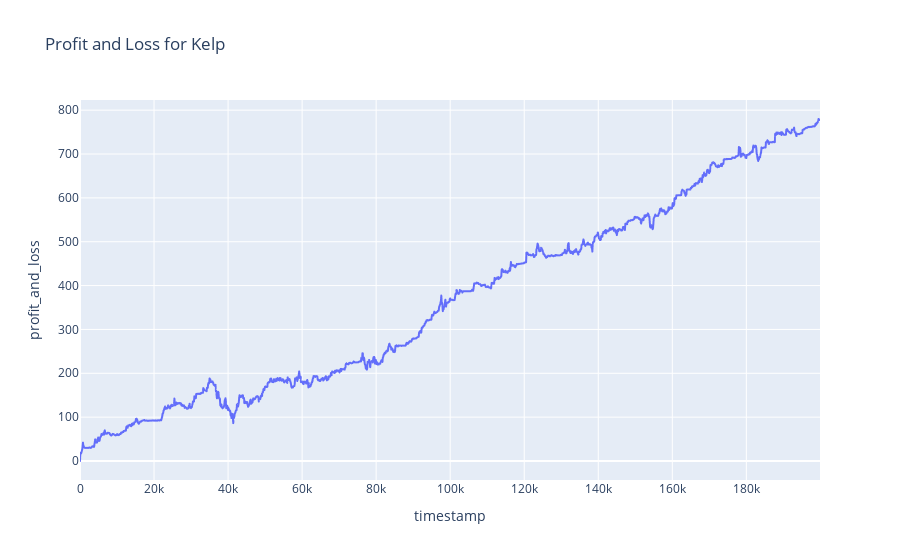

Notebook code for this chart:
### Code cell
# plot kelp['profit_and_loss'] vs kelp['timestamp']
fig = px.line(kelp, x='timestamp', y='profit_and_loss', title='Profit and Loss for Kelp')
fig.show()

### Figure 1 — Plotly figure (JSON) as saved in the notebook; plotly's stock layout.template omitted (floating-point values rounded to 4 significant figures; data arrays with more than 128 entries replaced by an {"elided": "..."} marker saying what was removed)
{"data": [{"hovertemplate": "timestamp=%{x}<br>profit_and_loss=%{y}<extra></extra>", "legendgroup": "", "line": {"color": "#636efa", "dash": "solid"}, "marker": {"symbol": "circle"}, "mode": "lines", "name": "", "showlegend": false, "type": "scattergl", "x": {"elided": "2000 int values"}, "xaxis": "x", "y": {"elided": "2000 float values"}, "yaxis": "y"}], "layout": {"legend": {"tracegroupgap": 0}, "title": {"text": "Profit and Loss for Kelp"}, "xaxis": {"anchor": "y", "domain": [0, 1], "title": {"text": "timestamp"}}, "yaxis": {"anchor": "x", "domain": [0, 1], "title": {"text": "profit_and_loss"}}}}
